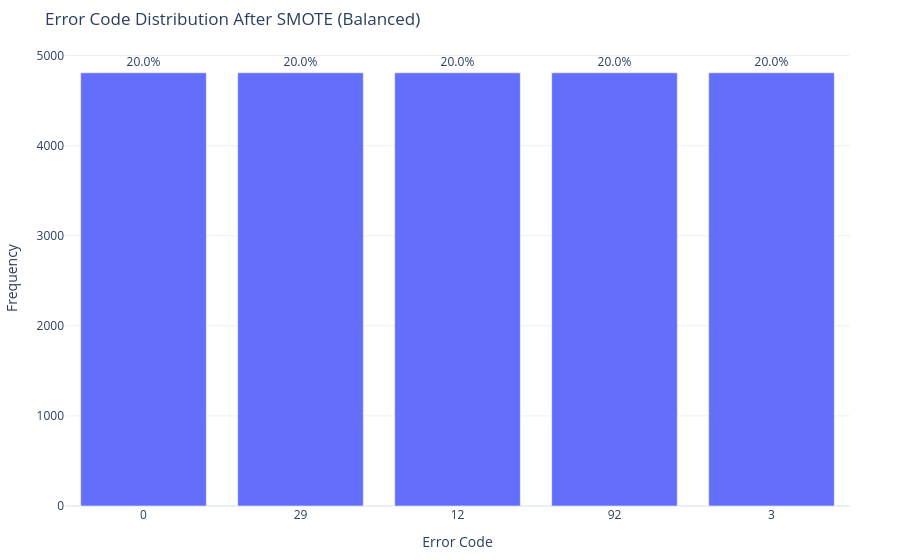

This figure's notebook cell:
### Markdown cell above
**Observations:**
1.Each feature has a different count (many null values) and varying range for different features. Hence the need for Data Cleaning and Normalisation in the preprocessing phase. 
2. The dataset is very imbalanced - used SMOTE to balance dataset

### Code cell
# FILTERING TOP 5 ERRORS

# Identify Top 5 most frequent error codes
top_5_errors = df_exploded['CONTROLLER_ERROR_CODE'].value_counts().nlargest(5).index.tolist()
print(f"Top 10 Individual Error Codes: {top_5_errors}")

# Filter dataset to only keep rows with these top 5 errors
df_filtered = df_exploded[df_exploded['CONTROLLER_ERROR_CODE'].isin(top_5_errors)].copy()

# Define Features (X) and Target (y) for training
X = df_filtered.drop(columns=['CONTROLLER_ERROR_CODE'])
y = df_filtered['CONTROLLER_ERROR_CODE']

# Balance Classes using SMOTE
print("Applying SMOTE balancing...")
smote = SMOTE(random_state=10, k_neighbors=1)
X_resampled, y_resampled = smote.fit_resample(X, y)


# VISUALIZATION: DISTRIBUTION AFTER SMOTE

# Create a temporary DataFrame for easy counting
df_resampled_dist = pd.DataFrame(y_resampled, columns=['CONTROLLER_ERROR_CODE'])

# Calculate Counts
resampled_counts = df_resampled_dist['CONTROLLER_ERROR_CODE'].value_counts().reset_index()
resampled_counts.columns = ['Error Code', 'Count']

# Calculate Percentages
total_resampled = resampled_counts['Count'].sum()
resampled_counts['Percentage'] = (resampled_counts['Count'] / total_resampled * 100).round(2).astype(str) + '%'

# Plot Bar Chart
fig_smote = px.bar(
    resampled_counts,
    x='Error Code',
    y='Count',
    text='Percentage',
    title="Error Code Distribution After SMOTE (Balanced)",
    labels={'Count': 'Frequency', 'Error Code': 'Error Code'},
    template='plotly_white'
)

fig_smote.update_traces(textposition='outside')
fig_smote.update_layout(
    xaxis_type='category',
    xaxis={'categoryorder':'total descending'},
    margin=dict(t=50, b=50, l=50, r=50)
)
fig_smote.show()

### Figure 1 — Plotly figure (JSON) as saved in the notebook; plotly's stock layout.template omitted (floating-point values rounded to 4 significant figures)
{"data": [{"hovertemplate": "Error Code=%{x}<br>Frequency=%{y}<br>Percentage=%{text}<extra></extra>", "legendgroup": "", "marker": {"color": "#636efa", "pattern": {"shape": ""}}, "name": "", "orientation": "v", "showlegend": false, "text": ["20.0%", "20.0%", "20.0%", "20.0%", "20.0%"], "textposition": "outside", "type": "bar", "x": ["0", "29", "12", "92", "3"], "xaxis": "x", "y": [4809, 4809, 4809, 4809, 4809], "yaxis": "y"}], "layout": {"barmode": "relative", "legend": {"tracegroupgap": 0}, "margin": {"b": 50, "l": 50, "r": 50, "t": 50}, "title": {"text": "Error Code Distribution After SMOTE (Balanced)"}, "xaxis": {"anchor": "y", "categoryorder": "total descending", "domain": [0, 1], "title": {"text": "Error Code"}, "type": "category"}, "yaxis": {"anchor": "x", "domain": [0, 1], "title": {"text": "Frequency"}}}}
